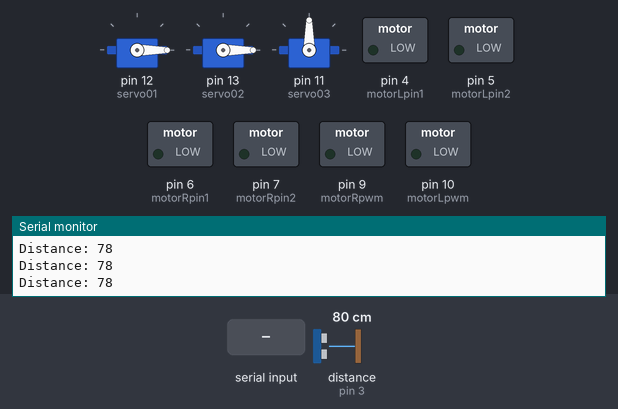
A sketch run on a simulated Arduino Uno, built with avr-gcc and run on an emulated ATmega328P. Parts: 3 × servo, switched loads named in the sketch (green lamp = pin HIGH), the last lines printed to the serial monitor. Wiring (inferred from the names in the program): ultrasonic range finder: trigger pin 2; echo pin 3. The test bench sets the inputs (shaded band); at power-on: distance to the obstacle (sensor on pin 3) 80 cm. The echo pulse lasts 58.3 µs per cm; pins used as bus, display or sensor lines are not drawn.

Above: at 1.2 s.
1.3 s: "G90\n" received over Serial
At 4.0 s:
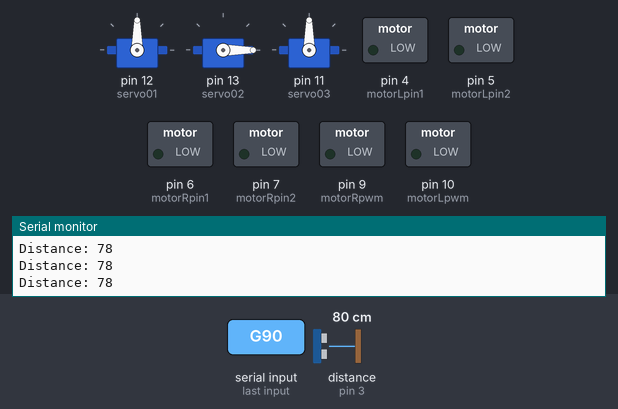
4.3 s: distance to the obstacle (sensor on pin 3) set to 8 cm
5.8 s: distance to the obstacle (sensor on pin 3) set to 5 cm
At 6.2 s:
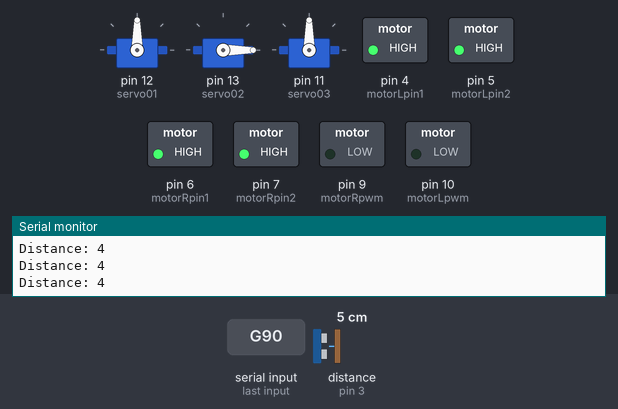
7.3 s: "G,45\n" received over Serial
At 10.0 s:
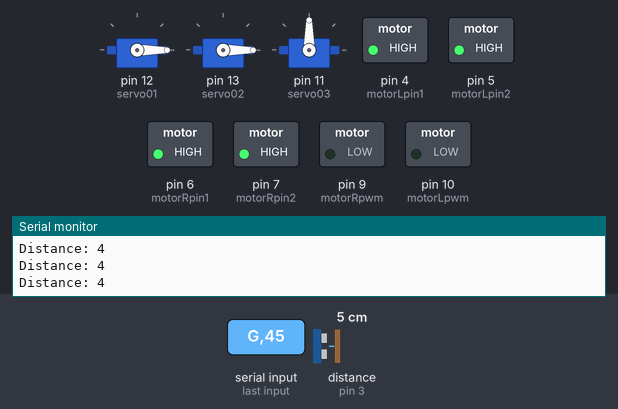
10.3 s: "E90\n" received over Serial
At 12.7 s:
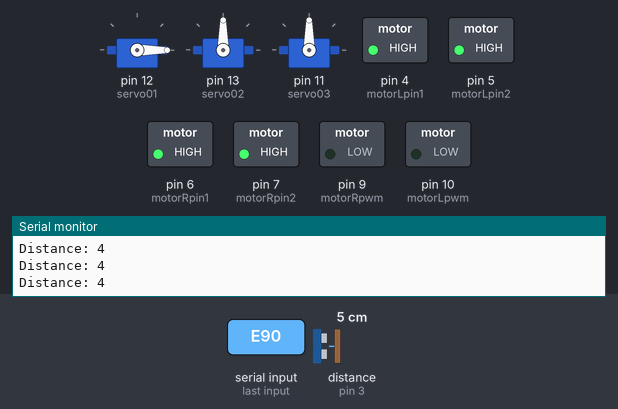
13.3 s: "W,45\n" received over Serial
At 16.1 s:
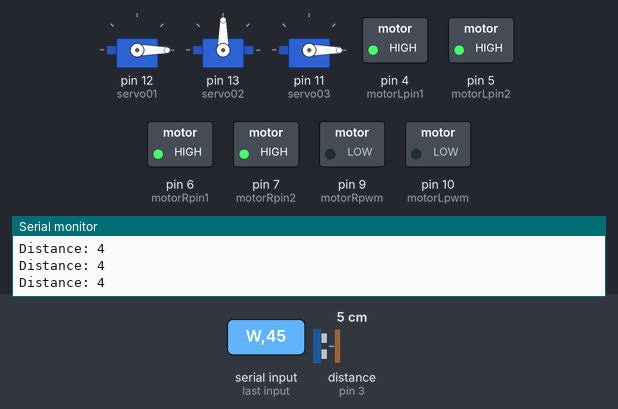
Timing chart, 0 to 17.3 s (numbered marks = the images above; inputs shaded):
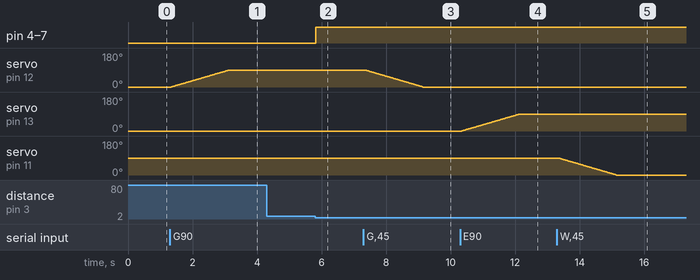

Measured:
- the behaviour switches between 7 and 6 cm on distance to the obstacle (sensor on pin 3) (found by bisection; images 1 and 2)
- after the input at 1.3 s, servo on pin 12 (servo01): moves from 0° to 90° over 1.8 s, starting after 0.05 s
- after the input at 5.8 s, pin 4 (motorLpin1), pin 5 (motorLpin2), pin 6 (motorRpin1), pin 7 (motorRpin2): LOW → HIGH at once
- after the input at 7.3 s, servo on pin 12 (servo01): moves from 90° to 0° over 1.8 s, starting after 0.06 s
- after the input at 10.3 s, servo on pin 13 (servo02): moves from 0° to 90° over 1.8 s, starting after 0.05 s
- after the input at 13.3 s, servo on pin 11 (servo03): moves from 90° to 0° over 1.8 s, starting after 0.05 s

The sketch:

final.ino
```cpp
#include <Servo.h>

const int trigPin = 2;
const int echoPin = 3;

long duration;
int distance;

int motorLpin1=4;
int motorLpin2=5;
int motorRpin1=6;
int motorRpin2=7;
int motorLpwm=10;
int motorRpwm=9;

Servo servo01;
Servo servo02;
Servo servo03;

int servo1Pos, servo2Pos, servo3Pos; // current position
int servo1PPos, servo2PPos, servo3PPos; // previous position
int speedDelay = 20;
int index = 0;

int motorSpeed=255;
String input;


void setup() {
  Serial.begin(9600);
  Serial.flush();

  pinMode(trigPin, OUTPUT);
  pinMode(echoPin, INPUT);

  servo01.attach(12);
  servo02.attach(13);
  servo03.attach(11);

  servo1PPos = 0;
  servo01.write(servo1PPos);
  servo2PPos = 0;
  servo02.write(servo2PPos);
  servo3PPos = 90;
  servo03.write(servo3PPos);

  pinMode(motorLpin1,OUTPUT);
  pinMode(motorLpin2,OUTPUT);
  pinMode(motorRpin1,OUTPUT);
  pinMode(motorRpin2,OUTPUT);
  pinMode(motorLpwm,OUTPUT);
  pinMode(motorRpwm,OUTPUT);
}

void loop() {

  digitalWrite(trigPin, LOW);
  delayMicroseconds(2);
  digitalWrite(trigPin, HIGH);
  delayMicroseconds(10);
  digitalWrite(trigPin, LOW);
  duration = pulseIn(echoPin, HIGH);

  distance= duration*0.034/2;

  Serial.print("Distance: ");
  Serial.println(distance);
  //delay(1000);


  input="";

  while(Serial.available()){
    input+=(char)Serial.read();
    delay(5);
  }
  if(input=="B"){
  Serial.println(input);

  analogWrite(motorLpwm,motorSpeed);
  analogWrite(motorRpwm,motorSpeed);
  digitalWrite(motorLpin1,0);
  digitalWrite(motorLpin2,1);
  digitalWrite(motorRpin1,0);
  digitalWrite(motorRpin2,1);
  }

  if(input=="F"){
  Serial.println(input);

  analogWrite(motorLpwm,motorSpeed);
  analogWrite(motorRpwm,motorSpeed);
  digitalWrite(motorLpin1,1);
  digitalWrite(motorLpin2,0);
  digitalWrite(motorRpin1,1);
  digitalWrite(motorRpin2,0);
  }

    if(input=="L"){
  Serial.println(input);

  analogWrite(motorLpwm,motorSpeed);
  analogWrite(motorRpwm,motorSpeed);
  digitalWrite(motorLpin1,0);
  digitalWrite(motorLpin2,1);
  digitalWrite(motorRpin1,1);
  digitalWrite(motorRpin2,0);
  }
  if(input=="R"){
  Serial.println(input);

  analogWrite(motorLpwm,motorSpeed);
  analogWrite(motorRpwm,motorSpeed);
  digitalWrite(motorLpin1,1);
  digitalWrite(motorLpin2,0);
  digitalWrite(motorRpin1,0);
  digitalWrite(motorRpin2,1);
  }
  if(input=="S" || (distance>1 && distance<6)){
  Serial.println(input);

  analogWrite(motorLpwm,0);
  analogWrite(motorRpwm,0);
  digitalWrite(motorLpin1,1);
  digitalWrite(motorLpin2,1);
  digitalWrite(motorRpin1,1);
  digitalWrite(motorRpin2,1);
  }

  if (input.startsWith("G")) {
    Serial.println(input);
      String dataInS = input.substring(1, input.length());
      servo1Pos = dataInS.toInt();
      Serial.println(servo1Pos);

      if (servo1PPos > servo1Pos) {
        for ( int j = servo1PPos; j >= servo1Pos; j--) {
          servo01.write(j);
          delay(20);
        }
      }

      if (servo1PPos < servo1Pos) {
        for ( int j = servo1PPos; j <= servo1Pos; j++) {
          servo01.write(j);
          delay(20);
        }
      }
      servo1PPos = servo1Pos;
    }
      if (input.startsWith("E")) {
    Serial.println(input);
      String dataInS = input.substring(1, input.length());
      servo2Pos = dataInS.toInt();
      Serial.println(servo2Pos);

      if (servo2PPos > servo2Pos) {
        for ( int j = servo2PPos; j >= servo2Pos; j--) {
          servo02.write(j);
          delay(20);
        }
      }

      if (servo2PPos < servo2Pos) {
        for ( int j = servo2PPos; j <= servo2Pos; j++) {
          servo02.write(j);
          delay(20);
        }
      }
      servo2PPos = servo2Pos;
    }
          if (input.startsWith("W")) {
    Serial.println(input);
      String dataInS = input.substring(1, input.length());
      servo3Pos = dataInS.toInt();
      Serial.println(servo3Pos);

      if (servo3PPos > servo3Pos) {
        for ( int j = servo3PPos; j >= servo3Pos; j--) {
          servo03.write(j);
          delay(20);
        }
      }

      if (servo3PPos < servo3Pos) {
        for ( int j = servo3PPos; j <= servo3Pos; j++) {
          servo03.write(j);
          delay(20);
        }
      }
      servo3PPos = servo3Pos;
    }
}
```
